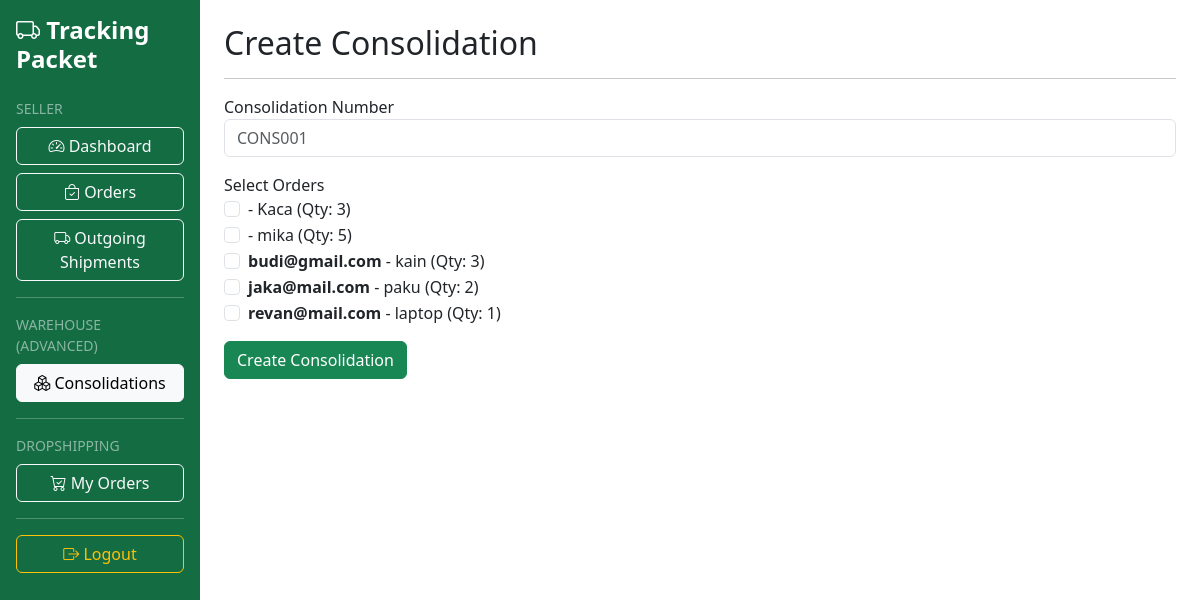
The page /seller/consolidation/create.php (signed in) on the database its author committed.
### tables this page shows
CREATE TABLE `orders` (
  `id` int(11) NOT NULL,
  `seller_id` int(11) NOT NULL,
  `customer_name` varchar(100) NOT NULL,
  `customer_email` varchar(100) DEFAULT NULL,
  `product_name` varchar(150) NOT NULL,
  `quantity` int(11) DEFAULT 1,
  `address` text DEFAULT NULL,
  `status` varchar(50) DEFAULT 'Pending',
  `created_at` timestamp NOT NULL DEFAULT current_timestamp(),
  `shipment_created` tinyint(1) DEFAULT 0,
  `consolidated` tinyint(1) DEFAULT 0
);

### seller/consolidation/create.php (the view, shortened to what this page needs)
<?php
$user_id = $_SESSION['user_id'];
$orders = mysqli_query(
    $conn,
    "SELECT *
     FROM orders
     WHERE seller_id='$user_id'
     AND consolidated=0
     ORDER BY customer_email, id"
);
include '../../includes/layout-top.php';
?>
<h2>Create Consolidation</h2>
<hr>
<form method="POST">
    <div class="mb-3">
        <label>Consolidation Number</label>
        <input
            type="text"
            name="consolidation_number"
            class="form-control"
            placeholder="CONS001"
            required>
    </div>
    <div class="mb-3">
        <label>Select Orders</label>
        <?php while($order = mysqli_fetch_assoc($orders)) : ?>
            <div class="form-check">
                <input
                    class="form-check-input"
                    type="checkbox"
                    name="orders[]"
                    value="<?= $order['id']; ?>">
                <label class="form-check-label">
                    <strong>
                        <?= $order['customer_email']; ?>
                    </strong>
                    -
                    <?= $order['product_name']; ?>
                    (Qty:
                    <?= $order['quantity']; ?>)
                </label>
            </div>
        <?php endwhile; ?>
    </div>
    <button
        type="submit"
        name="save"
        class="btn btn-primary">
        Create Consolidation
    </button>
</form>
<?php include '../../includes/layout-bottom.php'; ?>

### assets/css/custom.css (style rules this page uses)
:root { --primary-green:#198754; --primary-green-dark:#146c43; }
.btn-primary { background-color:var(--primary-green); border-color:var(--primary-green); }

### rows shown on the page
orders: product_name "Kaca", quantity "3"
orders: product_name "mika", quantity "5"
orders: customer_email "budi@gmail.com", product_name "kain", quantity "3"
orders: customer_email "jaka@mail.com", product_name "paku", quantity "2"
orders: customer_email "revan@mail.com", product_name "laptop", quantity "1"
